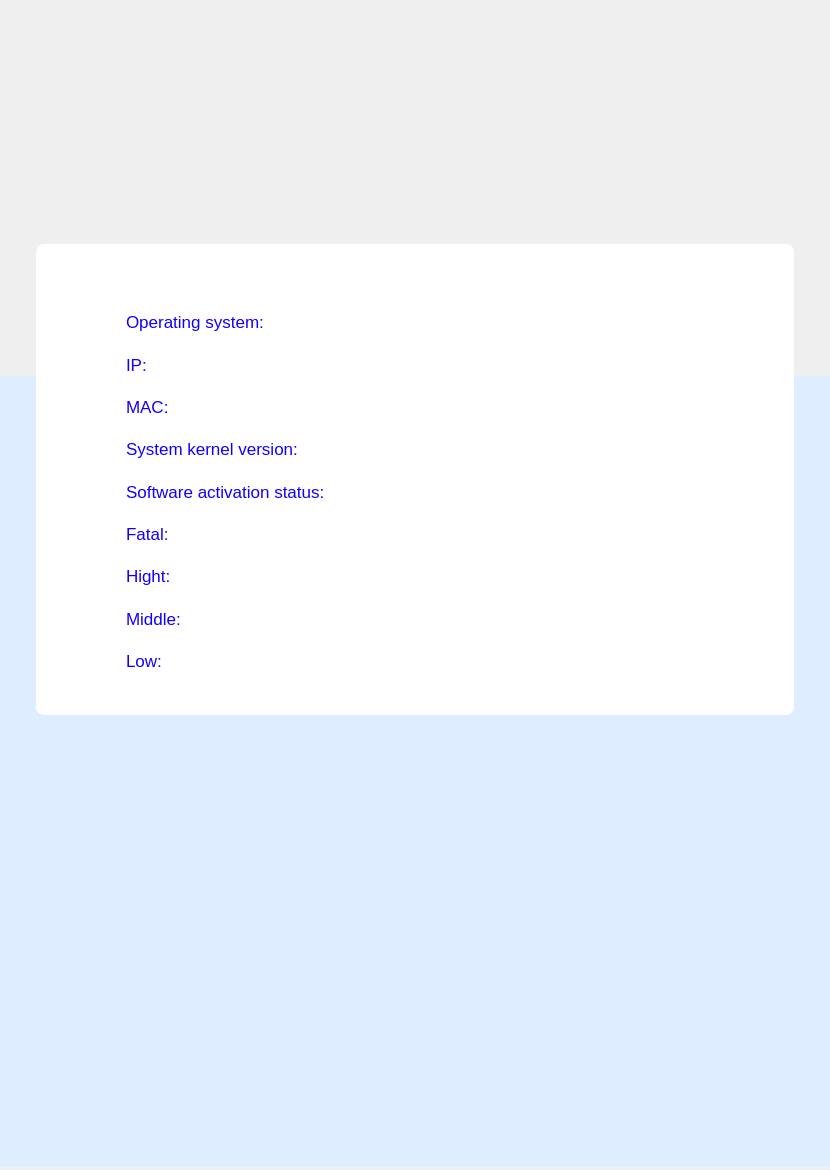
<?xml version="1.0" encoding="UTF-8"?>
<ui version="4.0">
 <class>PDF</class>
 <widget class="QWidget" name="PDF">
  <property name="geometry">
   <rect>
    <x>0</x>
    <y>0</y>
    <width>830</width>
    <height>1170</height>
   </rect>
  </property>
  <property name="windowTitle">
   <string/>
  </property>
  <widget class="QWidget" name="widget" native="true">
   <property name="geometry">
    <rect>
     <x>36</x>
     <y>244</y>
     <width>758</width>
     <height>471</height>
    </rect>
   </property>
   <property name="styleSheet">
    <string notr="true">background-color: rgb(255, 255, 255);
border-radius:8px;
font:NotoSansCJKsc-Regular;</string>
   </property>
   <widget class="QWidget" name="widget_2" native="true">
    <property name="geometry">
     <rect>
      <x>90</x>
      <y>57</y>
      <width>571</width>
      <height>381</height>
     </rect>
    </property>
    <property name="styleSheet">
     <string notr="true">background-color: transparent;</string>
    </property>
    <layout class="QHBoxLayout" name="horizontalLayout">
     <property name="spacing">
      <number>0</number>
     </property>
     <property name="leftMargin">
      <number>0</number>
     </property>
     <property name="topMargin">
      <number>0</number>
     </property>
     <property name="rightMargin">
      <number>0</number>
     </property>
     <property name="bottomMargin">
      <number>0</number>
     </property>
     <item>
      <layout class="QVBoxLayout" name="verticalLayout">
       <property name="spacing">
        <number>0</number>
       </property>
       <item>
        <widget class="QLabel" name="label_5">
         <property name="styleSheet">
          <string notr="true">font: NotoSansCJKsc-Regular;
font-size: 17px;
 color: #1200ff;
</string>
         </property>
         <property name="text">
          <string>Operating system:</string>
         </property>
        </widget>
       </item>
       <item>
        <widget class="QLabel" name="label">
         <property name="styleSheet">
          <string notr="true">font: NotoSansCJKsc-Regular;
font-size: 17px;
 color: #1200ff;
</string>
         </property>
         <property name="text">
          <string>IP:</string>
         </property>
        </widget>
       </item>
       <item>
        <widget class="QLabel" name="label_2">
         <property name="styleSheet">
          <string notr="true">font: NotoSansCJKsc-Regular;
font-size: 17px;
 color: #1200ff;
</string>
         </property>
         <property name="text">
          <string>MAC:</string>
         </property>
        </widget>
       </item>
       <item>
        <widget class="QLabel" name="label_4">
         <property name="styleSheet">
          <string notr="true">font: NotoSansCJKsc-Regular;
font-size: 17px;
 color: #1200ff;
</string>
         </property>
         <property name="text">
          <string>System kernel version:</string>
         </property>
        </widget>
       </item>
       <item>
        <widget class="QLabel" name="label_3">
         <property name="styleSheet">
          <string notr="true">font: NotoSansCJKsc-Regular;
font-size: 17px;
 color: #1200ff;
</string>
         </property>
         <property name="text">
          <string>Software activation status:</string>
         </property>
        </widget>
       </item>
       <item>
        <widget class="QLabel" name="label_6">
         <property name="styleSheet">
          <string notr="true">font: NotoSansCJKsc-Regular;
font-size: 17px;
color: #1200ff;
</string>
         </property>
         <property name="text">
          <string>Fatal:</string>
         </property>
        </widget>
       </item>
       <item>
        <widget class="QLabel" name="label_8">
         <property name="styleSheet">
          <string notr="true">font: NotoSansCJKsc-Regular;
font-size: 17px;
color: #1200ff;
</string>
         </property>
         <property name="text">
          <string>Hight:</string>
         </property>
        </widget>
       </item>
       <item>
        <widget class="QLabel" name="label_7">
         <property name="styleSheet">
          <string notr="true">font: NotoSansCJKsc-Regular;
font-size: 17px;
color: #1200ff;
</string>
         </property>
         <property name="text">
          <string>Middle:</string>
         </property>
        </widget>
       </item>
       <item>
        <widget class="QLabel" name="label_9">
         <property name="styleSheet">
          <string notr="true">font: NotoSansCJKsc-Regular;
font-size: 17px;
color: #1200ff;
</string>
         </property>
         <property name="text">
          <string>Low:</string>
         </property>
        </widget>
       </item>
      </layout>
     </item>
     <item>
      <layout class="QVBoxLayout" name="verticalLayout_2">
       <property name="spacing">
        <number>0</number>
       </property>
       <item>
        <widget class="QLabel" name="m_systemName">
         <property name="styleSheet">
          <string notr="true">font: NotoSansCJKsc-Regular;
font-size: 17px;
 color: #1200ff;
</string>
         </property>
         <property name="text">
          <string/>
         </property>
         <property name="alignment">
          <set>Qt::AlignRight|Qt::AlignTrailing|Qt::AlignVCenter</set>
         </property>
        </widget>
       </item>
       <item>
        <widget class="QLabel" name="m_IP">
         <property name="styleSheet">
          <string notr="true">font: NotoSansCJKsc-Regular;
font-size: 17px;
 color: #1200ff;
</string>
         </property>
         <property name="text">
          <string/>
         </property>
         <property name="alignment">
          <set>Qt::AlignRight|Qt::AlignTrailing|Qt::AlignVCenter</set>
         </property>
        </widget>
       </item>
       <item>
        <widget class="QLabel" name="m_MAC">
         <property name="styleSheet">
          <string notr="true">font: NotoSansCJKsc-Regular;
font-size: 17px;
 color: #1200ff;
</string>
         </property>
         <property name="text">
          <string/>
         </property>
         <property name="alignment">
          <set>Qt::AlignRight|Qt::AlignTrailing|Qt::AlignVCenter</set>
         </property>
        </widget>
       </item>
       <item>
        <widget class="QLabel" name="m_kernel">
         <property name="styleSheet">
          <string notr="true">font: NotoSansCJKsc-Regular;
font-size: 17px;
 color: #1200ff;
</string>
         </property>
         <property name="text">
          <string/>
         </property>
         <property name="alignment">
          <set>Qt::AlignRight|Qt::AlignTrailing|Qt::AlignVCenter</set>
         </property>
        </widget>
       </item>
       <item>
        <widget class="QLabel" name="m_activeStatus">
         <property name="styleSheet">
          <string notr="true">font: NotoSansCJKsc-Regular;
font-size: 17px;
 color: #1200ff;
</string>
         </property>
         <property name="text">
          <string/>
         </property>
         <property name="alignment">
          <set>Qt::AlignRight|Qt::AlignTrailing|Qt::AlignVCenter</set>
         </property>
        </widget>
       </item>
       <item>
        <widget class="QLabel" name="m_fatal">
         <property name="styleSheet">
          <string notr="true">font: NotoSansCJKsc-Regular;
font-size: 17px;
color: #1200ff;</string>
         </property>
         <property name="text">
          <string/>
         </property>
         <property name="alignment">
          <set>Qt::AlignRight|Qt::AlignTrailing|Qt::AlignVCenter</set>
         </property>
        </widget>
       </item>
       <item>
        <widget class="QLabel" name="m_hight">
         <property name="styleSheet">
          <string notr="true">font: NotoSansCJKsc-Regular;
font-size: 17px;
color: #1200ff;</string>
         </property>
         <property name="text">
          <string/>
         </property>
         <property name="alignment">
          <set>Qt::AlignRight|Qt::AlignTrailing|Qt::AlignVCenter</set>
         </property>
        </widget>
       </item>
       <item>
        <widget class="QLabel" name="m_middle">
         <property name="styleSheet">
          <string notr="true">font: NotoSansCJKsc-Regular;
font-size: 17px;
color: #1200ff;</string>
         </property>
         <property name="text">
          <string/>
         </property>
         <property name="alignment">
          <set>Qt::AlignRight|Qt::AlignTrailing|Qt::AlignVCenter</set>
         </property>
        </widget>
       </item>
       <item>
        <widget class="QLabel" name="m_low">
         <property name="styleSheet">
          <string notr="true">font: NotoSansCJKsc-Regular;
font-size: 17px;
color: #1200ff;</string>
         </property>
         <property name="text">
          <string/>
         </property>
         <property name="alignment">
          <set>Qt::AlignRight|Qt::AlignTrailing|Qt::AlignVCenter</set>
         </property>
        </widget>
       </item>
      </layout>
     </item>
    </layout>
   </widget>
   <widget class="QLabel" name="label_13">
    <property name="geometry">
     <rect>
      <x>0</x>
      <y>10</y>
      <width>751</width>
      <height>54</height>
     </rect>
    </property>
    <property name="maximumSize">
     <size>
      <width>16777215</width>
      <height>54</height>
     </size>
    </property>
    <property name="text">
     <string/>
    </property>
    <property name="pixmap">
     <pixmap resource="../../../../resources/resources.qrc">:/images/pdf-head</pixmap>
    </property>
    <property name="alignment">
     <set>Qt::AlignCenter</set>
    </property>
   </widget>
   <widget class="QLabel" name="m_info">
    <property name="geometry">
     <rect>
      <x>220</x>
      <y>10</y>
      <width>331</width>
      <height>48</height>
     </rect>
    </property>
    <property name="styleSheet">
     <string notr="true">font:NotoSansCJKsc-Regular;
font-size:17px;
background-color: transparent;
color:white;</string>
    </property>
    <property name="text">
     <string>Information overview</string>
    </property>
    <property name="alignment">
     <set>Qt::AlignCenter</set>
    </property>
   </widget>
  </widget>
  <widget class="QLabel" name="label_15">
   <property name="geometry">
    <rect>
     <x>0</x>
     <y>376</y>
     <width>830</width>
     <height>791</height>
    </rect>
   </property>
   <property name="styleSheet">
    <string notr="true">background-color: rgb(222, 237, 255);</string>
   </property>
   <property name="text">
    <string/>
   </property>
  </widget>
  <widget class="QLabel" name="label_16">
   <property name="geometry">
    <rect>
     <x>0</x>
     <y>0</y>
     <width>830</width>
     <height>376</height>
    </rect>
   </property>
   <property name="whatsThis">
    <string/>
   </property>
   <property name="styleSheet">
    <string notr="true"/>
   </property>
   <property name="text">
    <string/>
   </property>
   <property name="pixmap">
    <pixmap resource="../../../../resources/resources.qrc">:/images/pdf-home</pixmap>
   </property>
  </widget>
  <zorder>label_16</zorder>
  <zorder>label_15</zorder>
  <zorder>widget</zorder>
 </widget>
 <resources>
  <include location="../../../../resources/resources.qrc"/>
 </resources>
 <connections/>
</ui>
